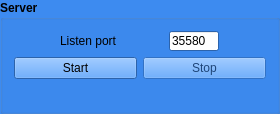
         <widget class="QGroupBox" name="groupBox_3">
          <property name="sizePolicy">
           <sizepolicy hsizetype="MinimumExpanding" vsizetype="Preferred">
            <horstretch>0</horstretch>
            <verstretch>0</verstretch>
           </sizepolicy>
          </property>
          <property name="minimumSize">
           <size>
            <width>280</width>
            <height>0</height>
           </size>
          </property>
          <property name="palette">
           <palette>
            <active>
             <colorrole role="WindowText">
              <brush brushstyle="SolidPattern">
               <color alpha="255">
                <red>0</red>
                <green>0</green>
                <blue>0</blue>
               </color>
              </brush>
             </colorrole>
             <colorrole role="Button">
              <brush brushstyle="SolidPattern">
               <color alpha="255">
                <red>61</red>
                <green>139</green>
                <blue>240</blue>
               </color>
              </brush>
             </colorrole>
             <colorrole role="Light">
              <brush brushstyle="SolidPattern">
               <color alpha="255">
                <red>170</red>
                <green>207</green>
                <blue>255</blue>
               </color>
              </brush>
             </colorrole>
             <colorrole role="Midlight">
              <brush brushstyle="SolidPattern">
               <color alpha="255">
                <red>115</red>
                <green>173</green>
                <blue>247</blue>
               </color>
              </brush>
             </colorrole>
             <colorrole role="Dark">
              <brush brushstyle="SolidPattern">
               <color alpha="255">
                <red>30</red>
                <green>69</green>
                <blue>120</blue>
               </color>
              </brush>
             </colorrole>
             <colorrole role="Mid">
              <brush brushstyle="SolidPattern">
               <color alpha="255">
                <red>40</red>
                <green>93</green>
                <blue>160</blue>
               </color>
              </brush>
             </colorrole>
             <colorrole role="Text">
              <brush brushstyle="SolidPattern">
               <color alpha="255">
                <red>0</red>
                <green>0</green>
                <blue>0</blue>
               </color>
              </brush>
             </colorrole>
             <colorrole role="BrightText">
              <brush brushstyle="SolidPattern">
               <color alpha="255">
                <red>255</red>
                <green>255</green>
                <blue>255</blue>
               </color>
              </brush>
             </colorrole>
             <colorrole role="ButtonText">
              <brush brushstyle="SolidPattern">
               <color alpha="255">
                <red>0</red>
                <green>0</green>
                <blue>0</blue>
               </color>
              </brush>
             </colorrole>
             <colorrole role="Base">
              <brush brushstyle="SolidPattern">
               <color alpha="255">
                <red>255</red>
                <green>255</green>
                <blue>255</blue>
               </color>
              </brush>
             </colorrole>
             <colorrole role="Window">
              <brush brushstyle="SolidPattern">
               <color alpha="255">
                <red>61</red>
                <green>139</green>
                <blue>240</blue>
               </color>
              </brush>
             </colorrole>
             <colorrole role="Shadow">
              <brush brushstyle="SolidPattern">
               <color alpha="255">
                <red>0</red>
                <green>0</green>
                <blue>0</blue>
               </color>
              </brush>
             </colorrole>
             <colorrole role="AlternateBase">
              <brush brushstyle="SolidPattern">
               <color alpha="255">
                <red>158</red>
                <green>197</green>
                <blue>247</blue>
               </color>
              </brush>
             </colorrole>
             <colorrole role="ToolTipBase">
              <brush brushstyle="SolidPattern">
               <color alpha="255">
                <red>255</red>
                <green>255</green>
                <blue>220</blue>
               </color>
              </brush>
             </colorrole>
             <colorrole role="ToolTipText">
              <brush brushstyle="SolidPattern">
               <color alpha="255">
                <red>0</red>
                <green>0</green>
                <blue>0</blue>
               </color>
              </brush>
             </colorrole>
            </active>
            <inactive>
             <colorrole role="WindowText">
              <brush brushstyle="SolidPattern">
               <color alpha="255">
                <red>0</red>
                <green>0</green>
                <blue>0</blue>
               </color>
              </brush>
             </colorrole>
             <colorrole role="Button">
              <brush brushstyle="SolidPattern">
               <color alpha="255">
                <red>61</red>
                <green>139</green>
                <blue>240</blue>
               </color>
              </brush>
             </colorrole>
             <colorrole role="Light">
              <brush brushstyle="SolidPattern">
               <color alpha="255">
                <red>170</red>
                <green>207</green>
                <blue>255</blue>
               </color>
              </brush>
             </colorrole>
             <colorrole role="Midlight">
              <brush brushstyle="SolidPattern">
               <color alpha="255">
                <red>115</red>
                <green>173</green>
                <blue>247</blue>
               </color>
              </brush>
             </colorrole>
             <colorrole role="Dark">
              <brush brushstyle="SolidPattern">
               <color alpha="255">
                <red>30</red>
                <green>69</green>
                <blue>120</blue>
               </color>
              </brush>
             </colorrole>
             <colorrole role="Mid">
              <brush brushstyle="SolidPattern">
               <color alpha="255">
                <red>40</red>
                <green>93</green>
                <blue>160</blue>
               </color>
              </brush>
             </colorrole>
             <colorrole role="Text">
              <brush brushstyle="SolidPattern">
               <color alpha="255">
                <red>0</red>
                <green>0</green>
                <blue>0</blue>
               </color>
              </brush>
             </colorrole>
             <colorrole role="BrightText">
              <brush brushstyle="SolidPattern">
               <color alpha="255">
                <red>255</red>
                <green>255</green>
                <blue>255</blue>
               </color>
              </brush>
             </colorrole>
             <colorrole role="ButtonText">
              <brush brushstyle="SolidPattern">
               <color alpha="255">
                <red>0</red>
                <green>0</green>
                <blue>0</blue>
               </color>
              </brush>
             </colorrole>
             <colorrole role="Base">
              <brush brushstyle="SolidPattern">
               <color alpha="255">
                <red>255</red>
                <green>255</green>
                <blue>255</blue>
               </color>
              </brush>
             </colorrole>
             <colorrole role="Window">
              <brush brushstyle="SolidPattern">
               <color alpha="255">
                <red>61</red>
                <green>139</green>
                <blue>240</blue>
               </color>
              </brush>
             </colorrole>
             <colorrole role="Shadow">
              <brush brushstyle="SolidPattern">
               <color alpha="255">
                <red>0</red>
                <green>0</green>
                <blue>0</blue>
               </color>
              </brush>
             </colorrole>
             <colorrole role="AlternateBase">
              <brush brushstyle="SolidPattern">
               <color alpha="255">
                <red>158</red>
                <green>197</green>
                <blue>247</blue>
               </color>
              </brush>
             </colorrole>
             <colorrole role="ToolTipBase">
              <brush brushstyle="SolidPattern">
               <color alpha="255">
                <red>255</red>
                <green>255</green>
                <blue>220</blue>
               </color>
              </brush>
             </colorrole>
             <colorrole role="ToolTipText">
              <brush brushstyle="SolidPattern">
               <color alpha="255">
                <red>0</red>
                <green>0</green>
                <blue>0</blue>
               </color>
              </brush>
             </colorrole>
            </inactive>
            <disabled>
             <colorrole role="WindowText">
              <brush brushstyle="SolidPattern">
               <color alpha="255">
                <red>30</red>
                <green>69</green>
                <blue>120</blue>
               </color>
              </brush>
             </colorrole>
             <colorrole role="Button">
              <brush brushstyle="SolidPattern">
               <color alpha="255">
                <red>61</red>
                <green>139</green>
                <blue>240</blue>
               </color>
              </brush>
             </colorrole>
             <colorrole role="Light">
              <brush brushstyle="SolidPattern">
               <color alpha="255">
                <red>170</red>
                <green>207</green>
                <blue>255</blue>
               </color>
              </brush>
             </colorrole>
             <colorrole role="Midlight">
              <brush brushstyle="SolidPattern">
               <color alpha="255">
                <red>115</red>
                <green>173</green>
                <blue>247</blue>
               </color>
              </brush>
             </colorrole>
             <colorrole role="Dark">
              <brush brushstyle="SolidPattern">
               <color alpha="255">
                <red>30</red>
                <green>69</green>
                <blue>120</blue>
               </color>
              </brush>
             </colorrole>
             <colorrole role="Mid">
              <brush brushstyle="SolidPattern">
               <color alpha="255">
                <red>40</red>
                <green>93</green>
                <blue>160</blue>
               </color>
              </brush>
             </colorrole>
             <colorrole role="Text">
              <brush brushstyle="SolidPattern">
               <color alpha="255">
                <red>30</red>
                <green>69</green>
                <blue>120</blue>
               </color>
              </brush>
             </colorrole>
             <colorrole role="BrightText">
              <brush brushstyle="SolidPattern">
               <color alpha="255">
                <red>255</red>
                <green>255</green>
                <blue>255</blue>
               </color>
              </brush>
             </colorrole>
             <colorrole role="ButtonText">
              <brush brushstyle="SolidPattern">
               <color alpha="255">
                <red>30</red>
                <green>69</green>
                <blue>120</blue>
               </color>
              </brush>
             </colorrole>
             <colorrole role="Base">
              <brush brushstyle="SolidPattern">
               <color alpha="255">
                <red>61</red>
                <green>139</green>
                <blue>240</blue>
               </color>
              </brush>
             </colorrole>
             <colorrole role="Window">
              <brush brushstyle="SolidPattern">
               <color alpha="255">
                <red>61</red>
                <green>139</green>
                <blue>240</blue>
               </color>
              </brush>
             </colorrole>
             <colorrole role="Shadow">
              <brush brushstyle="SolidPattern">
               <color alpha="255">
                <red>0</red>
                <green>0</green>
                <blue>0</blue>
               </color>
              </brush>
             </colorrole>
             <colorrole role="AlternateBase">
              <brush brushstyle="SolidPattern">
               <color alpha="255">
                <red>61</red>
                <green>139</green>
                <blue>240</blue>
               </color>
              </brush>
             </colorrole>
             <colorrole role="ToolTipBase">
              <brush brushstyle="SolidPattern">
               <color alpha="255">
                <red>255</red>
                <green>255</green>
                <blue>220</blue>
               </color>
              </brush>
             </colorrole>
             <colorrole role="ToolTipText">
              <brush brushstyle="SolidPattern">
               <color alpha="255">
                <red>0</red>
                <green>0</green>
                <blue>0</blue>
               </color>
              </brush>
             </colorrole>
            </disabled>
           </palette>
          </property>
          <property name="font">
           <font>
            <weight>75</weight>
            <bold>true</bold>
           </font>
          </property>
          <property name="title">
           <string>Server</string>
          </property>
          <property name="flat">
           <bool>true</bool>
          </property>
          <layout class="QVBoxLayout" name="verticalLayout">
           <item>
            <layout class="QHBoxLayout" name="horizontalLayout_6">
             <item>
              <widget class="QLabel" name="label_14">
               <property name="sizePolicy">
                <sizepolicy hsizetype="Fixed" vsizetype="Fixed">
                 <horstretch>0</horstretch>
                 <verstretch>0</verstretch>
                </sizepolicy>
               </property>
               <property name="font">
                <font>
                 <weight>50</weight>
                 <bold>false</bold>
                </font>
               </property>
               <property name="text">
                <string>Listen port</string>
               </property>
               <property name="alignment">
                <set>Qt::AlignLeading|Qt::AlignLeft|Qt::AlignVCenter</set>
               </property>
              </widget>
             </item>
             <item>
              <widget class="QLineEdit" name="editPort_2">
               <property name="sizePolicy">
                <sizepolicy hsizetype="Expanding" vsizetype="Fixed">
                 <horstretch>0</horstretch>
                 <verstretch>0</verstretch>
                </sizepolicy>
               </property>
               <property name="maximumSize">
                <size>
                 <width>50</width>
                 <height>20</height>
                </size>
               </property>
               <property name="font">
                <font>
                 <weight>50</weight>
                 <bold>false</bold>
                </font>
               </property>
               <property name="text">
                <string>35580</string>
               </property>
               <property name="frame">
                <bool>true</bool>
               </property>
              </widget>
             </item>
            </layout>
           </item>
           <item>
            <layout class="QHBoxLayout" name="horizontalLayout_9">
             <item>
              <widget class="QPushButton" name="bnStartServer">
               <property name="font">
                <font>
                 <weight>50</weight>
                 <bold>false</bold>
                </font>
               </property>
               <property name="text">
                <string>Start</string>
               </property>
              </widget>
             </item>
             <item>
              <widget class="QPushButton" name="bnStopServer">
               <property name="enabled">
                <bool>false</bool>
               </property>
               <property name="font">
                <font>
                 <weight>50</weight>
                 <bold>false</bold>
                </font>
               </property>
               <property name="text">
                <string>Stop</string>
               </property>
              </widget>
             </item>
            </layout>
           </item>
           <item>
            <spacer name="verticalSpacer_3">
             <property name="orientation">
              <enum>Qt::Vertical</enum>
             </property>
             <property name="sizeType">
              <enum>QSizePolicy::Expanding</enum>
             </property>
             <property name="sizeHint" stdset="0">
              <size>
               <width>201</width>
               <height>21</height>
              </size>
             </property>
            </spacer>
           </item>
          </layout>
          <zorder>verticalSpacer_3</zorder>
         </widget>
